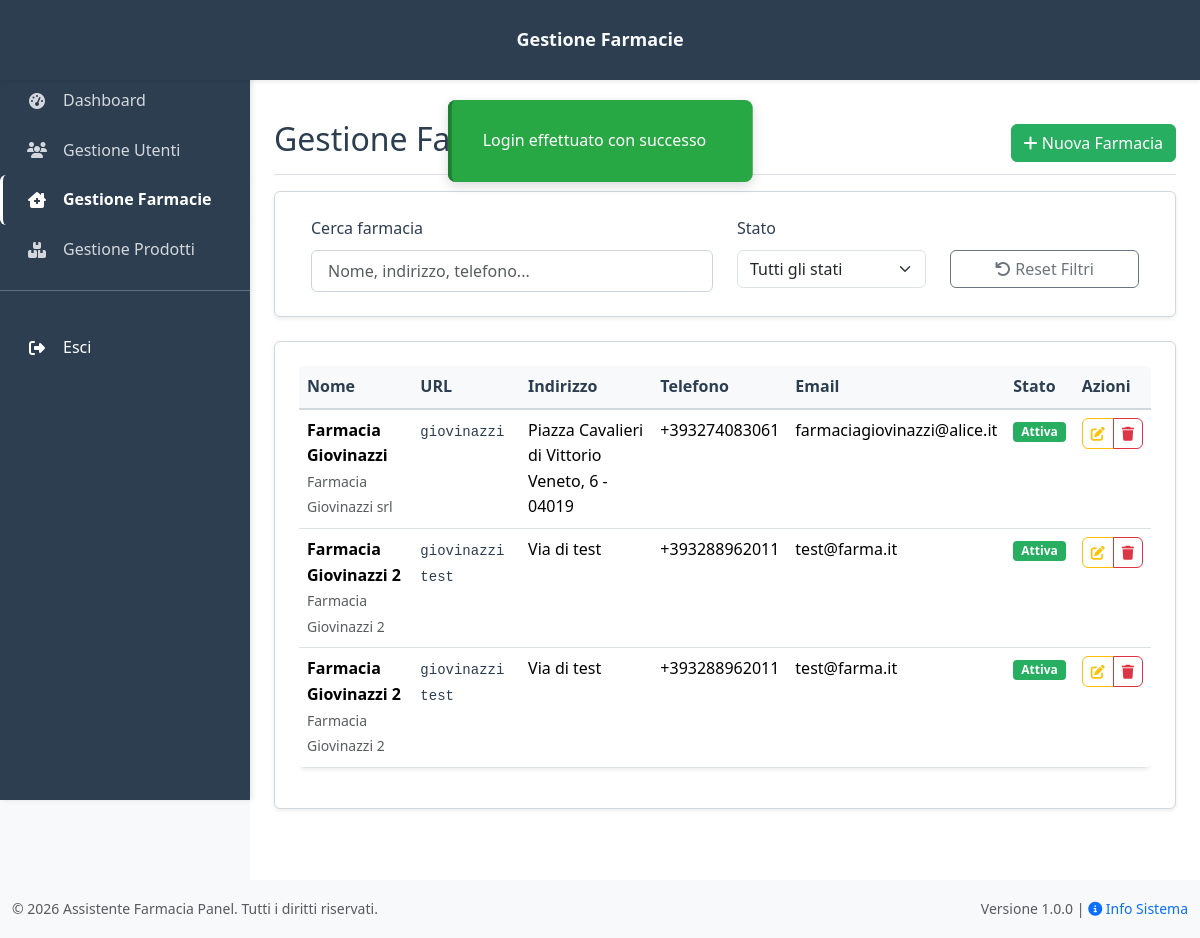
The page /farmacie.php (signed in) on the database its author committed.
### tables this page shows
CREATE TABLE `jta_pharmas` (
  `id` int UNSIGNED NOT NULL,
  `email` varchar(100) NOT NULL,
  `slug_name` varchar(100) NOT NULL COMMENT 'Uguale alla email',
  `slug_url` varchar(100) DEFAULT NULL,
  `phone_number` varchar(15) DEFAULT NULL COMMENT 'Numero di telefono con Whatsapp	',
  `password` varchar(255) NOT NULL,
  `status_id` tinyint(1) NOT NULL DEFAULT '0' COMMENT '0 = inactive; 1 = actived; -1 = banned;',
  `business_name` varchar(100) NOT NULL COMMENT 'Ragione sociale',
  `nice_name` varchar(100) NOT NULL COMMENT 'Denominazione informale',
  `city` varchar(100) DEFAULT NULL,
  `address` text,
  `latlng` varchar(30) DEFAULT NULL COMMENT 'Coordinate geografiche',
  `description` text COMMENT 'Descrizione',
  `logo` varchar(255) DEFAULT NULL COMMENT 'Percorso del logo della farmacia',
  `working_info` longtext COMMENT 'Giorni e orari',
  `prompt` text,
  `img_avatar` varchar(100) DEFAULT NULL,
  `img_cover` varchar(100) DEFAULT NULL,
  `img_bot` varchar(100) DEFAULT NULL,
  `is_deleted` tinyint(1) NOT NULL DEFAULT '0' COMMENT '1 = cancellato;',
  `status` enum('active','inactive','deleted') NOT NULL DEFAULT 'active',
  `created_at` datetime DEFAULT NULL,
  `updated_at` datetime DEFAULT NULL,
  `last_access` datetime DEFAULT NULL COMMENT 'Data ultimo accesso'
);

### config/database.php (called while the page is built, shortened)
<?php
class Database {
    private static $instance = null;
    private $connection;
    private function __construct() {
        try {
            $dsn = "mysql:host=" . DB_HOST . ";dbname=" . DB_NAME . ";charset=" . DB_CHARSET;
            $options = [
                PDO::ATTR_ERRMODE => PDO::ERRMODE_EXCEPTION,
                PDO::ATTR_DEFAULT_FETCH_MODE => PDO::FETCH_ASSOC,
                PDO::ATTR_EMULATE_PREPARES => false,
            ];
            $this->connection = new PDO($dsn, DB_USER, DB_PASS, $options);
        } catch (PDOException $e) {
            throw new Exception("Errore connessione database: " . $e->getMessage());
        }
    }
    public static function getInstance() {
        if (self::$instance === null) {
            self::$instance = new self();
        }
        return self::$instance;
    }
    public function query($sql, $params = []) {
        try {
            $stmt = $this->connection->prepare($sql);
            $stmt->execute($params);
            return $stmt;
        } catch (PDOException $e) {
            throw new Exception("Errore query: " . $e->getMessage());
        }
    }
    public function fetchAll($sql, $params = []) {
        return $this->query($sql, $params)->fetchAll();
    }
}
function db() {
    return Database::getInstance();
}
function db_fetch_all($sql, $params = []) {
    return db()->fetchAll($sql, $params);
}

### farmacie.php (the view, shortened to what this page needs)
<?php
require_once 'config/database.php';
try {
    $pharmacies = db_fetch_all("
        SELECT * FROM jta_pharmas
        WHERE status != 'deleted'
        ORDER BY nice_name ASC
    ");
} catch (Exception $e) {
    error_log("Errore recupero farmacie: " . $e->getMessage());
    $pharmacies = [];
}
require_once 'includes/header.php';
?>
<div class="container-fluid">
    <div class="row">
        <?php require_once 'includes/sidebar.php'; ?>
        <main class="col-md-9 ms-sm-auto col-lg-10 px-md-4">
            <div class="d-flex justify-content-between flex-wrap flex-md-nowrap align-items-center pt-3 pb-2 mb-3 border-bottom">
                <h1 class="h2">Gestione Farmacie</h1>
                <div class="btn-toolbar mb-2 mb-md-0">
                    <button type="button" class="btn btn-success" data-bs-toggle="modal" data-bs-target="#addPharmacyModal">
                        <i class="fas fa-plus"></i> Nuova Farmacia
                    </button>
                </div>
            </div>
            <div class="card mb-4">
                <div class="card-body">
                    <div class="row">
                        <div class="col-md-6">
                            <label for="searchPharmacy" class="form-label">Cerca farmacia</label>
                            <input type="text" class="form-control" id="searchPharmacy" placeholder="Nome, indirizzo, telefono...">
                        </div>
                        <div class="col-md-3">
                            <label for="statusFilter" class="form-label">Stato</label>
                            <select class="form-select" id="statusFilter">
                                <option value="">Tutti gli stati</option>
                            </select>
                        </div>
                        <div class="col-md-3">
                            <label class="form-label">&nbsp;</label>
                            <button type="button" class="btn btn-outline-secondary d-block w-100" onclick="resetFilters()">
                                <i class="fas fa-undo"></i> Reset Filtri
                            </button>
                        </div>
                    </div>
                </div>
            </div>
            <div class="card">
                <div class="card-body">
                    <div class="table-responsive">
                        <table class="table table-hover" id="pharmaciesTable">
                            <thead>
                                <tr>
                                    <th>Nome</th>
                                    <th>URL</th>
                                    <th>Indirizzo</th>
                                    <th>Telefono</th>
                                    <th>Email</th>
                                    <th>Stato</th>
                                    <th>Azioni</th>
                                </tr>
                            </thead>
                            <tbody>
                                <?php foreach ($pharmacies as $pharmacy): ?>
                                    <tr data-pharmacy-id="<?= $pharmacy['id'] ?>" data-status="<?= $pharmacy['status'] ?>">
                                        <td>
                                            <strong><?= htmlspecialchars($pharmacy['nice_name'] ?? '') ?></strong>
                                            <?php if ($pharmacy['business_name']): ?>
                                                <br><small class="text-muted"><?= htmlspecialchars($pharmacy['business_name']) ?></small>
                                            <?php endif; ?>
                                        </td>
                                        <td>
                                            <?php if ($pharmacy['slug_url']): ?>
                                                <code class="text-primary"><?= htmlspecialchars($pharmacy['slug_url']) ?></code>
                                            <?php else: ?>
                                                <span class="text-muted">Non impostato</span>
                                            <?php endif; ?>
                                        </td>
                                        <td><?= htmlspecialchars($pharmacy['address'] ?? 'Non specificato') ?></td>
                                        <td><?= htmlspecialchars($pharmacy['phone_number'] ?? 'Non specificato') ?></td>
                                        <td><?= htmlspecialchars($pharmacy['email'] ?? 'Non specificato') ?></td>
                                        <td>
                                            <span class="badge bg-<?= $pharmacy['status'] === 'active' ? 'success' : 'secondary' ?>">
                                                <?= $pharmacy['status'] === 'active' ? 'Attiva' : 'Inattiva' ?>
                                            </span>
                                        </td>
                                        <td>
                                            <div class="btn-group" role="group">
                                                <button class="btn btn-sm btn-outline-warning"
                                                        onclick="editPharmacy(<?= $pharmacy['id'] ?>)"
                                                        title="Modifica">
                                                    <i class="fas fa-edit"></i>
                                                </button>
                                                <button class="btn btn-sm btn-outline-danger"
                                                        onclick="deletePharmacy(<?= $pharmacy['id'] ?>, '<?= htmlspecialchars($pharmacy['nice_name']) ?>')"
                                                        title="Elimina">
                                                    <i class="fas fa-trash"></i>
                                                </button>
                                            </div>
                                        </td>
                                    </tr>
                                <?php endforeach; ?>
                            </tbody>
                        </table>
                    </div>
                </div>
            </div>
        </main>
    </div>
</div>
<?php
require_once 'includes/footer.php';
?>

### assets/css/sidebars.css (style rules this page uses)
:root { --sidebar-width: 250px; --offcanvas-width: 280px; }
.container-fluid { padding-left: 0; padding-right: 0; }
.row { margin-left: 0; margin-right: 0; }
main.col-md-9, main.col-lg-10 { margin-left: var(--sidebar-width); width: calc(100% - var(--sidebar-width)); padding-left: 2rem; padding-right: 2rem; }

### assets/css/main.css (style rules this page uses)
:root { --primary-color: #2c3e50; --secondary-color: #34495e; --accent-color: #2c3e50; --success-color: #27ae60; --warning-color: #f39c12; --danger-color: #e74c3c; --info-color: #17a2b8; --bg-primary: #ffffff; --bg-secondary: #f8f9fa; --bg-dark: #343a40; --bg-light: #f8f9fa; --text-primary: #2c3e50; --text-secondary: #6c757d; --text-muted: #6c757d; --text-light: #ffffff; --border-color: #dee2e6; --border-light: #e9ecef; --border-dark: #495057; --form-bg: #ffffff; --form-border: #ced4da; --form-focus: #80bdff; --shadow-sm: 0 0.125rem 0.25rem rgba(0, 0, 0, 0.075); --shadow: 0 0.5rem 1rem rgba(0, 0, 0, 0.15); --shadow-lg: 0 1rem 3rem rgba(0, 0, 0, 0.175); --border-radius: 0.375rem; --border-radius-sm: 0.25rem; --border-radius-lg: 0.5rem; --spacing-xs: 0.25rem; --spacing-sm: 0.5rem; --spacing-md: 1rem; --spacing-lg: 1.5rem; --spacing-xl: 3rem; --font-size-xs: 0.75rem; --font-size-sm: 0.875rem; --font-size-base: 1rem; --font-size-lg: 1.125rem; --font-size-xl: 1.25rem; --font-size-2xl: 1.5rem; --transition-fast: 0.15s ease-in-out; --transition-base: 0.3s ease-in-out; --transition-slow: 0.5s ease-in-out; }
* { box-sizing: border-box; }
body { font-family: 'Segoe UI', Tahoma, Geneva, Verdana, sans-serif; line-height: 1.6; color: var(--text-primary); background-color: var(--bg-secondary); margin: 0; padding: 0; }
.container-fluid { padding: 0; }
.row { margin: 0; }
main { padding: var(--spacing-lg); min-height: 100vh; background-color: var(--bg-primary); }
.card { border: 1px solid var(--border-color); border-radius: var(--border-radius); box-shadow: var(--shadow-sm); transition: var(--transition-base); background-color: var(--bg-primary); }
.card-body { padding: var(--spacing-lg); }
.btn { border-radius: var(--border-radius); transition: var(--transition-base); font-weight: 500; }
.btn-success { background-color: var(--success-color); border-color: var(--success-color); }
.form-control { border: 1px solid var(--form-border); border-radius: var(--border-radius); padding: var(--spacing-sm) var(--spacing-md); transition: var(--transition-base); }
.form-label { font-weight: 500; color: var(--text-primary); margin-bottom: var(--spacing-sm); }
.table { background-color: var(--bg-primary); border-radius: var(--border-radius); overflow: hidden; box-shadow: var(--shadow-sm); }
.table thead th { background-color: var(--bg-secondary); border-bottom: 2px solid var(--border-color); font-weight: 600; color: var(--text-primary); }
.text-primary { color: var(--primary-color) !important; }
.bg-success { background-color: var(--success-color) !important; }
.badge { font-size: var(--font-size-xs); padding: var(--spacing-xs) var(--spacing-sm); border-radius: var(--border-radius-sm); }

### assets/css/color.css (style rules this page uses)
:root { --primary-color: #2c3e50; --secondary-color: #34495e; --accent-color: #2c3e50; --background-color: #f4fdf4; --text-color: #2c3e50; --text-light: #ffffff; --border-color: #cfd8dc; --form-bg: #ffffff; }

### rows shown on the page
jta_pharmas: nice_name "Farmacia Giovinazzi", business_name "Farmacia Giovinazzi srl", slug_url "giovinazzi", address "Piazza Cavalieri di Vittorio Veneto, 6 - 04019", phone_number "+393274083061", email "farmaciagiovinazzi@alice.it", status "Attiva"
jta_pharmas: nice_name "Farmacia Giovinazzi 2", business_name "Farmacia Giovinazzi 2", slug_url "giovinazzi test", address "Via di test", phone_number "+393288962011", email "test@farma.it", status "Attiva"
jta_pharmas: nice_name "Farmacia Giovinazzi 2", business_name "Farmacia Giovinazzi 2", slug_url "giovinazzi test", address "Via di test", phone_number "+393288962011", email "test@farma.it", status "Attiva"

### other values the page prints
$_SESSION['alert']['message'] "Login effettuato con successo"
$page_title "Gestione Farmacie"
$item['label'] "Dashboard"
$item['label'] "Gestione Utenti"
$item['label'] "Gestione Farmacie"
$item['label'] "Gestione Prodotti"
APP_NAME "Assistente Farmacia Panel"
APP_VERSION "1.0.0"
